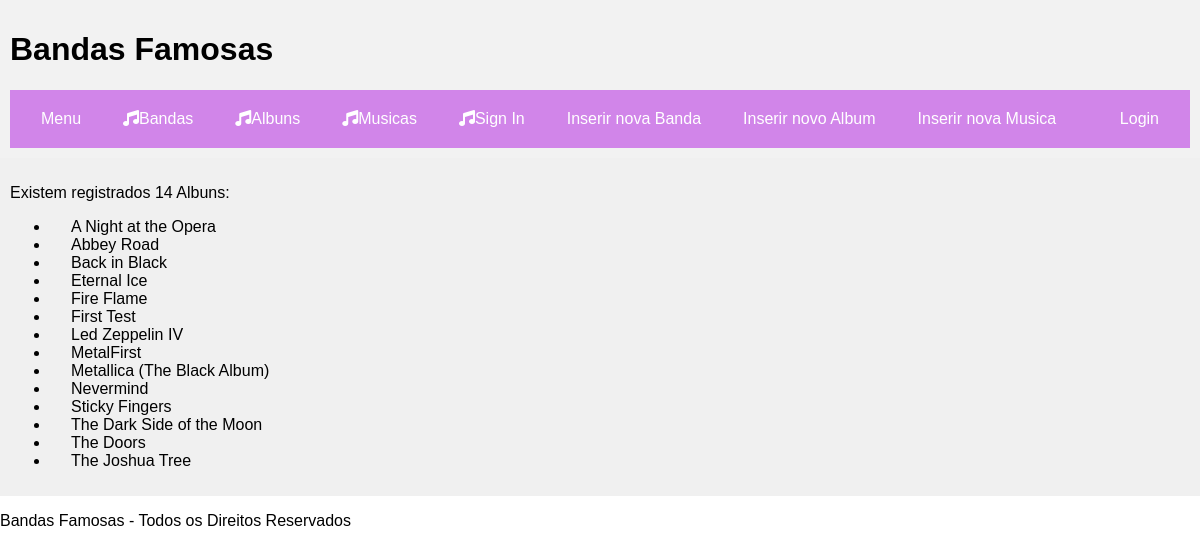
Page /bandas/albuns/ on the committed database.
### bandas/models.py (models this page shows, shortened)
class Album(models.Model):
    banda = models.ForeignKey(Banda, on_delete=models.CASCADE)
    nome = models.CharField(max_length=100)
    capa = models.ImageField(upload_to='album_covers/', null=True, blank=True)

### bandas/views.py (the view)
# urls.py: path('albuns/', views.listaAlbuns_view, name="listaAlbuns"),
def listaAlbuns_view(request):
    context = {
      'albuns': Album.objects.all().order_by('nome'),
    }
    return render(request, "bandas/listaAlbuns.html", context)

### bandas/templates/bandas/listaAlbuns.html
{% extends 'bandas/layout.html' %}
{% block content %}
    <p>Existem registrados {{ albuns|length }} Albuns:</p>
    <ul>
    {% for album in albuns %}
        <li class="container">
            <a href="{% url 'bandas:album' album.id %}" class="banda-link">{{ album.nome }}</a>
        </li>
    {% endfor %}
    </ul>
{% endblock %}

### bandas/static/bandas/bandas.css (style rules this page uses)
body { margin: 0; padding: 0; font-family: Arial, sans-serif; }
.container a { color: black; text-decoration: none; padding: 10px 20px; border: 1px solid transparent; border-radius: 5px; transition: all 0.3s ease; }

### rows in the picture
Album: nome "A Night at the Opera"
Album: nome "Abbey Road"
Album: nome "Back in Black"
Album: nome "Eternal Ice"
Album: nome "Fire Flame"
Album: nome "First Test"
Album: nome "Led Zeppelin IV"
Album: nome "MetalFirst"
Album: nome "Metallica (The Black Album)"
Album: nome "Nevermind"
Album: nome "Sticky Fingers"
Album: nome "The Dark Side of the Moon"
Album: nome "The Doors"
Album: nome "The Joshua Tree"

### other values in the picture
{{ albuns|length }} "14"
